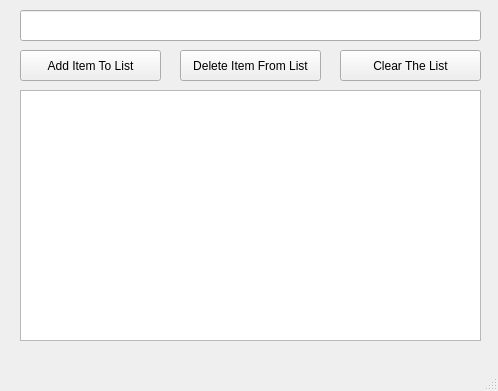
<?xml version="1.0" encoding="UTF-8"?>
<ui version="4.0">
 <class>MainWindow</class>
 <widget class="QMainWindow" name="MainWindow">
  <property name="geometry">
   <rect>
    <x>0</x>
    <y>0</y>
    <width>498</width>
    <height>391</height>
   </rect>
  </property>
  <property name="windowTitle">
   <string>To Do List</string>
  </property>
  <widget class="QWidget" name="centralwidget">
   <widget class="QPushButton" name="additem_pushButton">
    <property name="geometry">
     <rect>
      <x>20</x>
      <y>50</y>
      <width>141</width>
      <height>31</height>
     </rect>
    </property>
    <property name="text">
     <string>Add Item To List</string>
    </property>
   </widget>
   <widget class="QPushButton" name="deleteitem_pushButton_2">
    <property name="geometry">
     <rect>
      <x>180</x>
      <y>50</y>
      <width>141</width>
      <height>31</height>
     </rect>
    </property>
    <property name="text">
     <string>Delete Item From List</string>
    </property>
   </widget>
   <widget class="QPushButton" name="clearall_pushButton_3">
    <property name="geometry">
     <rect>
      <x>340</x>
      <y>50</y>
      <width>141</width>
      <height>31</height>
     </rect>
    </property>
    <property name="text">
     <string>Clear The List</string>
    </property>
   </widget>
   <widget class="QLineEdit" name="additem_lineEdit">
    <property name="geometry">
     <rect>
      <x>20</x>
      <y>10</y>
      <width>461</width>
      <height>31</height>
     </rect>
    </property>
   </widget>
   <widget class="QListWidget" name="mylist_listWidget">
    <property name="geometry">
     <rect>
      <x>20</x>
      <y>90</y>
      <width>461</width>
      <height>251</height>
     </rect>
    </property>
   </widget>
  </widget>
  <widget class="QMenuBar" name="menubar">
   <property name="geometry">
    <rect>
     <x>0</x>
     <y>0</y>
     <width>498</width>
     <height>21</height>
    </rect>
   </property>
  </widget>
  <widget class="QStatusBar" name="statusbar"/>
 </widget>
 <resources/>
 <connections/>
</ui>
